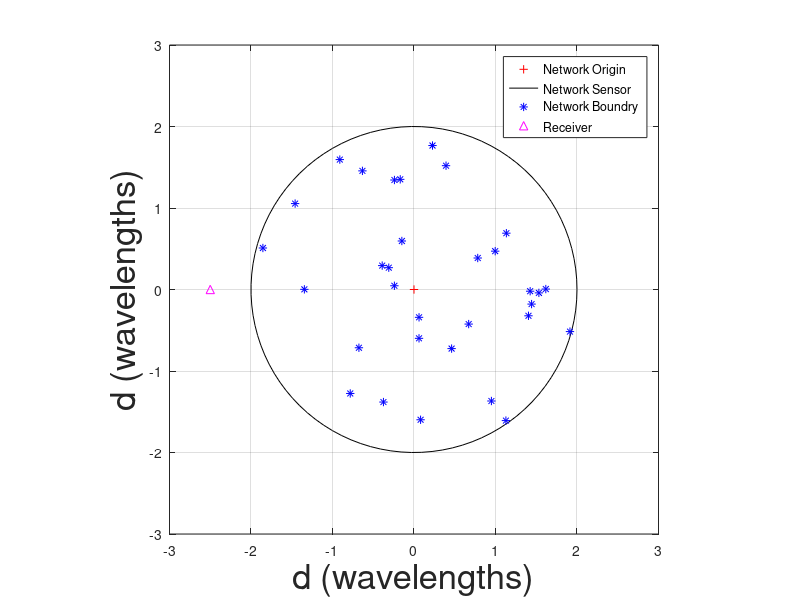

Write MATLAB code to recreate this figure. (Note: this script raises an error after producing the figure.)
%% ME Electronic & Computer Engineering Final Year Project (EEEN40240)
%-------------------------------------------------------------------------%
%   University College Dublin (UCD)
%   School of Electrical, Electronic & Communications Engineering
%
%   Author: Jonathan D. Gorman
%   Project: Beam Pattern Synthesis in Sensor Arrays Using Optimisation
%   Algorithms
%
%   A driver .m file for the implementation of a Genetic algorithm
%   for optimising a ULA with N elements
%
%   Version: 0.3 - 01/04/2015
%
%   Version specific comments:
%   1) updated commentary
%   2) vectorised where possible to increase efficiency
%-------------------------------------------------------------------------%

%--- uncomment for loop and corresponding 'end' for numerous samples ---%
% for n = 1:20 % loop for repeated output file generation
    
    % Preamble
    format long % longer cmd window format
    clear all % clears all initialised variables
    close all % closes all open windows
    clc % clears the command window
    
    % Simulation start output
    disp('Simulation started - WSN Array Beam Pattern Synthesis Using a Greedy Algorithm')
    disp(date)
    disp(datestr(now, 'HH:MM:SS'))
    disp('-------------------------------------------------------------------')
    
    %%-- comment out the below code in order to create a random pattern --%
    seedInitial = 11; % set seed for random number generation of the network
    rng(seedInitial) % seed the random number generator
    
    %% Creating a circle and populating with random point sensor coordinates
    % Creating the circle and the random points
    R = 2.0; % radius of circle
    xCentre = 0.0; % x-coordinate of centre
    yCentre = 0.0; % y-coordinate of centre
    N = 32; % number of points
    r = R*sqrt(rand(N,1)); % random distance from origin
    t = 2*pi*rand(N,1); % random angle
    x = xCentre + r.*cos(t); % x-coordinate of point
    y = yCentre + r.*sin(t);% y-coordinate of point
    XRX = -2.5; % x-coordinate of the receiver
    YRX = 0; % y-coordinate of the receiver
    t2 = linspace(0,2*pi); % creates equally spaced points for 360 degrees
    X = xCentre + R*cos(t2); % creates X coordinates for circle
    Y = yCentre + R*sin(t2); % creates Y coordinates for circle
    
    % sensor plot for 32 WSN array
    plot(xCentre,yCentre,'r+',X,Y,'k',x,y,'b*',XRX,YRX,'m^') % plots centre, circle and point coordinates
    axis equal % axis equal
    xlabel('d (wavelengths)','FontSize',25)
    ylabel('d (wavelengths)','FontSize',25)
    legend('Network Origin', 'Network Sensor','Network Boundry','Receiver')
    grid on
    ylim([-(R+1.0) (R+1.0)])
    xlim([-(R+1.0) (R+1.0)])
    
    % randomising random number generator for remainder simulation
    seed = rand()*1e9; % randomise seed
    rng(seed + 1e2) % random number generator seeded
    
    %% Generate contribution from array elements
    nAngle = 400; % number angles between 0 and 2*pi defined
    
    % generate angles of theta
    thetaArray = zeros(1, nAngle);
    for m = 1:nAngle
        
        theta = ((m)*2*pi)/nAngle; % angles of theta for the array
        thetaArray(m) = theta; % storing the array elements
        
    end
    
    % generate phasor for each element at each angle of theta
    [th,rad] = cart2pol(x,y); % change sensor coordinates to polar form
    phasorMatrix = zeros(length(thetaArray),N); % create matrix to hold phasors
    
    for k = (1:length(thetaArray)) % loop through angles
        for n = (1:N)
            phasor = exp(-1j*2*pi*rad(n)*cos(thetaArray(k) - th(n)));
            phasorMatrix(k,n) = phasor;
        end
    end
    
    exciteInitial = (conj(phasorMatrix((400),:)));% generate initial excitation vector
    erInitial = phasorMatrix*exciteInitial'; % calculate initial beampattern
    [ML, maxSL,BR] = peakFinder2D(erInitial);    % find peaks of initial beampattern
     
    % store original beampattern parameters
    origBR = BR; % store original beam ratio
    origMaxSL = maxSL; % store original max sidelobe
    origML = ML; % store original main lobe
    
    % set initial parameters as initial optimum
    optBR= BR; % store initial beam ratio as optimum
    optMaxSL = maxSL; % store initial max side lobe as optimum
    optML= ML; % store initial main lobe as optimum
    
    exciteOptimum = exciteInitial; % setting initial excitation current vector as the optimum
    
    %% Genetic Algorithm
    % algorithm parameters and stopping criteria
    genNumber = inf; % number of generations
    maxTime = 10; % max time limit - for time based testing
    minBR = 0.2; % minimum CF target - for perfromance based testing
    
    % splitting the excitation vector into real and imaginary parts so that
    % it may be manipulated by the genetic algorithm
    exciteImag = imag(exciteInitial);
    exciteReal = real(exciteInitial);
    exciteArraySplit = ...
        [exciteReal(1) exciteImag(1) ...
        exciteReal(2) exciteImag(2) ...
        exciteReal(3) exciteImag(3) ...
        exciteReal(4) exciteImag(4) ...
        exciteReal(5) exciteImag(5) ...
        exciteReal(6) exciteImag(6) ...
        exciteReal(7) exciteImag(7) ...
        exciteReal(8) exciteImag(8) ...
        exciteReal(9) exciteImag(9) ...
        exciteReal(10) exciteImag(10) ...
        exciteReal(11) exciteImag(11) ...
        exciteReal(12) exciteImag(12) ...
        exciteReal(13) exciteImag(13) ...
        exciteReal(14) exciteImag(14) ...
        exciteReal(15) exciteImag(15) ...
        exciteReal(16) exciteImag(16) ...
        exciteReal(17) exciteImag(17) ...
        exciteReal(18) exciteImag(18) ...
        exciteReal(19) exciteImag(19) ...
        exciteReal(20) exciteImag(20) ...
        exciteReal(21) exciteImag(21) ...
        exciteReal(22) exciteImag(22) ...
        exciteReal(23) exciteImag(23) ...
        exciteReal(24) exciteImag(24) ...
        exciteReal(25) exciteImag(25) ...
        exciteReal(26) exciteImag(26) ...
        exciteReal(27) exciteImag(27) ...
        exciteReal(28) exciteImag(28) ...
        exciteReal(29) exciteImag(29) ...
        exciteReal(30) exciteImag(30) ...
        exciteReal(31) exciteImag(31) ...
        exciteReal(32) exciteImag(32) ...
        ];
    
    ub = 5*[ones(1,64)]; % upper bound of excitations
    lb = -5*[ones(1,64)]; % lower bound of excitations
    
    FitnessFunction = @(exciteArraySplit) fitness_function_2D_GA(exciteArraySplit,phasorMatrix);% set initial cost function
    % GA options set - N.B: Add the following for dynamic plots 'PlotFcns',{@gaplotbestf,@gaplotstopping}
    options = gaoptimset('StallGenLimit',9999999999999,'Generations',genNumber,'timeLimit',maxTime,'FitnessLimit',minBR);
    tic
    [exciteOptimum,fitnessFunctionEval,exitFlag,output] = ga(FitnessFunction,64,[],[],[],[],[],[],[],options) % calling the GA algorithm
    endTime = toc;
    % print to screen options linked to simulannealbnd
    fprintf('The number of generations was : %d\n', output.generations);
    fprintf('The number of function evaluations was : %d\n', output.funccount);
    fprintf('The best function value found was : %g\n', fitnessFunctionEval);
    
    % store number of generations completed
    genNumber = output.generations;
    
    % recombining initial exciattion vector
    exciteOptimum = [(exciteOptimum(1) + exciteOptimum(2)*1j)...
        (exciteOptimum(3) + exciteOptimum(4)*1j)...
        (exciteOptimum(5) + exciteOptimum(6)*1j)...
        (exciteOptimum(7) + exciteOptimum(8)*1j)...
        (exciteOptimum(9) + exciteOptimum(10)*1j)...
        (exciteOptimum(11) + exciteOptimum(12)*1j) ...
        (exciteOptimum(13) + exciteOptimum(14)*1j)...
        (exciteOptimum(15) + exciteOptimum(16)*1j)...
        (exciteOptimum(17) + exciteOptimum(18)*1j) ...
        (exciteOptimum(19) + exciteOptimum(20)*1j)...
        (exciteOptimum(21) + exciteOptimum(22)*1j)...
        (exciteOptimum(23) + exciteOptimum(24)*1j)...
        (exciteOptimum(25) + exciteOptimum(26)*1j)...
        (exciteOptimum(27) + exciteOptimum(28)*1j)...
        (exciteOptimum(29) + exciteOptimum(30)*1j)...
        (exciteOptimum(31) + exciteOptimum(32)*1j)...
        (exciteOptimum(33) + exciteOptimum(34)*1j)...
        (exciteOptimum(35) + exciteOptimum(36)*1j)...
        (exciteOptimum(37) + exciteOptimum(38)*1j)...
        (exciteOptimum(39) + exciteOptimum(40)*1j)...
        (exciteOptimum(41) + exciteOptimum(42)*1j)...
        (exciteOptimum(43) + exciteOptimum(44)*1j)...
        (exciteOptimum(45) + exciteOptimum(46)*1j)...
        (exciteOptimum(47) + exciteOptimum(48)*1j)...
        (exciteOptimum(49) + exciteOptimum(50)*1j)...
        (exciteOptimum(51) + exciteOptimum(52)*1j)...
        (exciteOptimum(53) + exciteOptimum(54)*1j)...
        (exciteOptimum(55) + exciteOptimum(56)*1j)...
        (exciteOptimum(57) + exciteOptimum(58)*1j)...
        (exciteOptimum(59) + exciteOptimum(60)*1j)...
        (exciteOptimum(61) + exciteOptimum(62)*1j)...
        (exciteOptimum(63) + exciteOptimum(64)*1j)];
    
    % find peaks of Er for array
    [ML, maxSL, BR] = peakFinder2D(phasorMatrix*exciteOptimum');
    
    % store original beampattern parameters
    optBR = BR;
    optMaxSL = maxSL;
    optML = ML;
    
    %% Genetic Algorithm ULA Simulation Plots
    % linear plot comparing the initial beampattern with the optimised beampattern
    figure
    plot(rad2deg(thetaArray),abs(erInitial),'r--')
    hold on
    plot(rad2deg(thetaArray),abs(phasorMatrix*exciteOptimum'),'k')
    grid on
    xlabel('Angle \theta (degrees)','FontSize', 25)
    ylabel('Gain (dB)','FontSize', 25)
    hLegend = legend('Initial Beampattern','Genetic Optimised Beampattern');
    set(hLegend,'FontSize',15);
    hold off
    
    % decibel plot comparing the initial beampattern with the optimised beampattern
    figure
    plot(rad2deg(thetaArray),(20*log10(abs(erInitial)/max(abs(erInitial)))),'r--')
    ylim([-40,5])
    hold on
    plot(rad2deg(thetaArray),(20*log10(abs(phasorMatrix*exciteOptimum')/max(abs(phasorMatrix*exciteOptimum')))),'k')
    grid on
    xlabel('Angle \theta (degrees)','FontSize', 25)
    ylabel('Er Magnitude (dB)','FontSize', 25)
    hLegend = legend('Initial Beampattern','Genetic Optimised Beampattern');
    set(hLegend,'FontSize',15);
    hold off
    
    % polar plot comparing the initial beampattern with the optimised beampattern
    figure
    polar(thetaArray,abs(erInitial)','r--')
    hold on
    polar(thetaArray,abs(phasorMatrix*exciteOptimum')','k')
    grid on
    hLegend = legend('Initial Beampattern','Genetic Optimised Beampattern');
    set(hLegend,'FontSize',15);
    hold off
    
    % plot of optimised excitation current distribution
    figure
    plot(exciteOptimum,'*')
    hold on
    plot(1,0,'rx')
    axis square
    grid on
    xlabel('Real Component','FontSize', 25)
    ylabel('Imaginary Component','FontSize', 25)
    hLegend = legend('Optimised Excitation Current Values','Initial Excitation Current Values');
    set(hLegend,'FontSize',15);
    
    %% Statistics and Results
    % display simulation statistics and results
    disp('The optimised excitation current vector:')
    disp(exciteOptimum')
    disp('The number of generations performed:')
    disp(genNumber)
    disp('The change in the Main Lobe:')
    disp(optML - origML)
    disp('The reduction in the Max Side Lobe in decibels:')
    disp(((20*log10(abs(optMaxSL)/max(abs(phasorMatrix*exciteOptimum')))))+ abs((20*log10(abs(origMaxSL)/max(abs(erInitial))))))
    disp('The reducution in the Beam Ratio:')
    disp(fitnessFunctionEval - origBR)
    disp('The norm of the optimised excitation current distribution:')
    disp(norm(exciteOptimum))
    disp('-------------------------------------------------------------------')
    
    %% End of simulation
    str1 = sprintf('./GA_2D_matfiles/BR_%d_GA_ULA_gens_%d_time_%d',optBR,genNumber,maxTime);
    str2 = datestr(now,'mmm_dd_yyyy_HH_MM_SS');
    strout = [str1 str2 ('.mat')];
    save(strout,'genNumber','maxTime','seed','optBR','origBR','optMaxSL','origMaxSL','optML','origML','phasorMatrix','exciteOptimum','thetaArray','erInitial','endTime')
    
    disp('-------------------------------------------------------------------')
    beep % alert to indicate completion
    disp('Simulation ended ...')
    disp(date) % display date
    disp(datestr(now, 'HH:MM:SS')) % display time
    
% end
